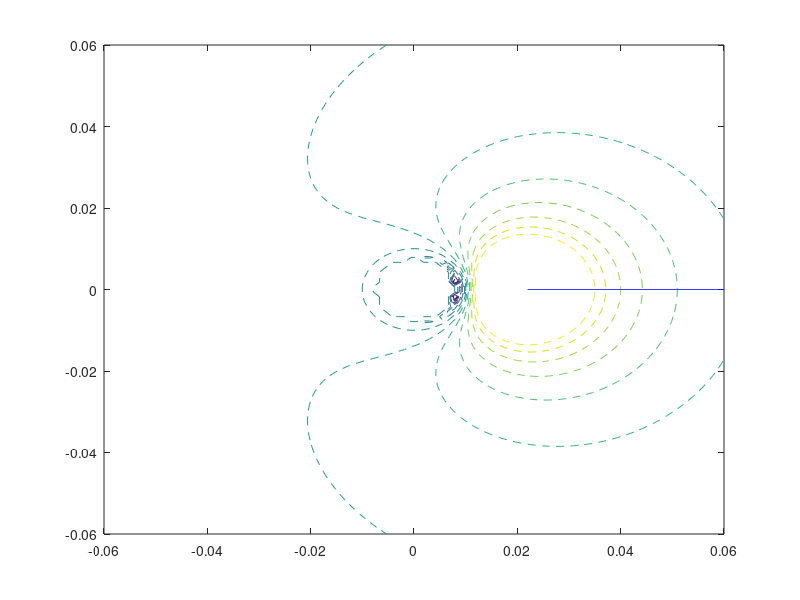

Here is the MATLAB script that generated this plot: (Note: this script raises an error after producing the figure.)
%%点电荷位于接地导体球外
%假设半径为a=1cm的接地导体球外有一个点电荷q=1x10^(-10)C,点电荷距离球心d=2cm,求球外的电位与电场强度分布。
clear
clc
k = 8.985e9;
ra = 0.01;
d = 0.02;
q1 = 1e-10;
q2 = -ra/d*q1;%q2为镜像点电荷
x = linspace(-0.06,0.06,100);
[X,Y] = meshgrid(x);
b = ra^2/d;%镜像电荷的位置

r1 = sqrt((X - d).^2 + Y.^2); %点电荷到场点的距离
r2 = sqrt((X - b).^2 + Y.^2); %镜像电荷到场点的距离
U = k*q1./r1 + k*q2./r2;
U(sqrt(X.^2 + Y.^2) <= ra*0.8) = 0; %绘制出导体球
u0 = k*q1./ra + k*q2./ra; %基准电势，作为之后绘制等势线的参考尺度
u = linspace(-u0,u0,15);
c = contour(X,Y,U,u,'--');
hold on;
[Ex, Ey] = gradient(-U);
% 绘制电力线
Ne = 30; % 电力线的数量
th = linspace(0,2*pi,Ne);
x1 = d+0.002*cos(th);
y1 = 0.002*sin(th);
for i = 1:Ne
    h1 = streamline(X,Y,Ex,Ey,x1(i),y1(i));
    arrowPlot(h1.XData,h1.YData,'number',1,'color','b','linewidth',1);
    hold on;
end

xlabel('x','fontsize',16)
ylabel('y','fontsize',16)
title('点电荷位于接地导体球外的电势分布及电力线','fontsize',16)

theta = 0:pi/100:2*pi;
x = ra*cos(theta);
y = ra*sin(theta);
plot(x,y,'-');
axis equal %使x轴和y轴的单位长度相等，确保绘制的图形是一个圆
fill(x,y,'w');%画出接地导体球，‘k’指黑色
%绘制球外电荷
plot(d,0,'ro',d,0,'r+','markersize',10,'linewidth',2);%‘r0’指红色的原点，‘r+’指红色的加号
plot(b,0,'bo','markersize',10,'linewidth',2);
text(0.0032,0.0004, '—', 'Color', 'b', 'FontSize', 13, 'FontWeight', 'bold');
%绘制接地符号
plot([-ra*1.02+0.0045,-ra*1.1],[-0.008,-0.008],'b','LineWidth',2)
plot([-ra*1.1,-ra*1.1],[-0.008,-0.012],'b','LineWidth',2);
plot([-ra*1.1-0.002,-ra*1.1+0.002],[-0.012,-0.012],'b','LineWidth',2);
hold on;
%绘制镜像电荷

